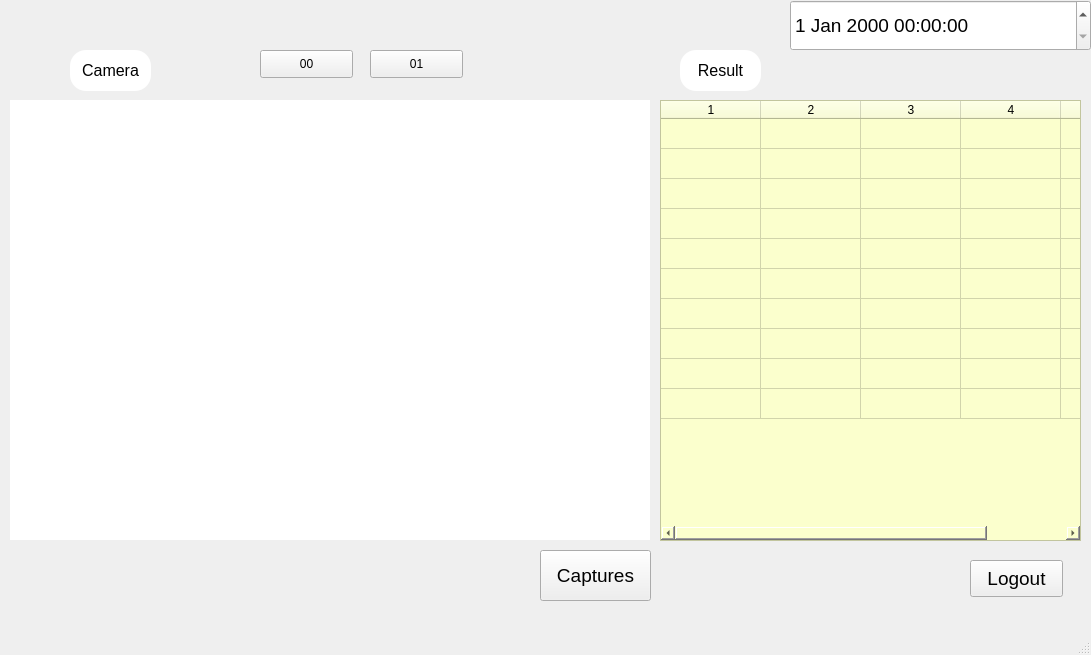
<?xml version="1.0" encoding="UTF-8"?>
<ui version="4.0">
 <class>MainWindow</class>
 <widget class="QMainWindow" name="MainWindow">
  <property name="geometry">
   <rect>
    <x>0</x>
    <y>0</y>
    <width>1091</width>
    <height>655</height>
   </rect>
  </property>
  <property name="windowTitle">
   <string>MainWindow</string>
  </property>
  <widget class="QWidget" name="centralwidget">
   <widget class="QDateTimeEdit" name="dateTimeEdit">
    <property name="geometry">
     <rect>
      <x>790</x>
      <y>0</y>
      <width>301</width>
      <height>51</height>
     </rect>
    </property>
    <property name="font">
     <font>
      <pointsize>14</pointsize>
     </font>
    </property>
   </widget>
   <widget class="QLabel" name="lbl_img">
    <property name="geometry">
     <rect>
      <x>10</x>
      <y>100</y>
      <width>640</width>
      <height>440</height>
     </rect>
    </property>
    <property name="styleSheet">
     <string notr="true">background-color:#fff</string>
    </property>
    <property name="text">
     <string/>
    </property>
   </widget>
   <widget class="QLabel" name="lbl_manual_cam">
    <property name="geometry">
     <rect>
      <x>70</x>
      <y>50</y>
      <width>81</width>
      <height>41</height>
     </rect>
    </property>
    <property name="font">
     <font>
      <pointsize>12</pointsize>
     </font>
    </property>
    <property name="styleSheet">
     <string notr="true">background-color:#fff;
border-radius:16px;
</string>
    </property>
    <property name="text">
     <string>Camera</string>
    </property>
    <property name="alignment">
     <set>Qt::AlignCenter</set>
    </property>
   </widget>
   <widget class="QTableWidget" name="table_result">
    <property name="geometry">
     <rect>
      <x>660</x>
      <y>100</y>
      <width>421</width>
      <height>441</height>
     </rect>
    </property>
    <property name="styleSheet">
     <string notr="true">background-color:rgb(251, 255, 205)</string>
    </property>
    <property name="rowCount">
     <number>10</number>
    </property>
    <property name="columnCount">
     <number>5</number>
    </property>
    <attribute name="horizontalHeaderVisible">
     <bool>true</bool>
    </attribute>
    <attribute name="horizontalHeaderCascadingSectionResizes">
     <bool>false</bool>
    </attribute>
    <attribute name="horizontalHeaderHighlightSections">
     <bool>true</bool>
    </attribute>
    <attribute name="verticalHeaderVisible">
     <bool>false</bool>
    </attribute>
    <row/>
    <row/>
    <row/>
    <row/>
    <row/>
    <row/>
    <row/>
    <row/>
    <row/>
    <row/>
    <column/>
    <column/>
    <column/>
    <column/>
    <column/>
   </widget>
   <widget class="QLabel" name="lbl_manual_cam_2">
    <property name="geometry">
     <rect>
      <x>680</x>
      <y>50</y>
      <width>81</width>
      <height>41</height>
     </rect>
    </property>
    <property name="font">
     <font>
      <pointsize>12</pointsize>
     </font>
    </property>
    <property name="styleSheet">
     <string notr="true">background-color:#fff;
border-radius:16px;
</string>
    </property>
    <property name="text">
     <string>Result</string>
    </property>
    <property name="alignment">
     <set>Qt::AlignCenter</set>
    </property>
   </widget>
   <widget class="QPushButton" name="btnLogout">
    <property name="geometry">
     <rect>
      <x>970</x>
      <y>560</y>
      <width>93</width>
      <height>37</height>
     </rect>
    </property>
    <property name="font">
     <font>
      <pointsize>14</pointsize>
     </font>
    </property>
    <property name="text">
     <string>Logout</string>
    </property>
   </widget>
   <widget class="QPushButton" name="btnCapture">
    <property name="geometry">
     <rect>
      <x>540</x>
      <y>550</y>
      <width>111</width>
      <height>51</height>
     </rect>
    </property>
    <property name="font">
     <font>
      <pointsize>14</pointsize>
     </font>
    </property>
    <property name="text">
     <string>Captures</string>
    </property>
   </widget>
   <widget class="QPushButton" name="btn00">
    <property name="geometry">
     <rect>
      <x>260</x>
      <y>50</y>
      <width>93</width>
      <height>28</height>
     </rect>
    </property>
    <property name="text">
     <string>00</string>
    </property>
   </widget>
   <widget class="QPushButton" name="btn01">
    <property name="geometry">
     <rect>
      <x>370</x>
      <y>50</y>
      <width>93</width>
      <height>28</height>
     </rect>
    </property>
    <property name="text">
     <string>01</string>
    </property>
   </widget>
  </widget>
  <widget class="QMenuBar" name="menubar">
   <property name="geometry">
    <rect>
     <x>0</x>
     <y>0</y>
     <width>1091</width>
     <height>26</height>
    </rect>
   </property>
  </widget>
  <widget class="QStatusBar" name="statusbar"/>
 </widget>
 <resources/>
 <connections/>
</ui>
